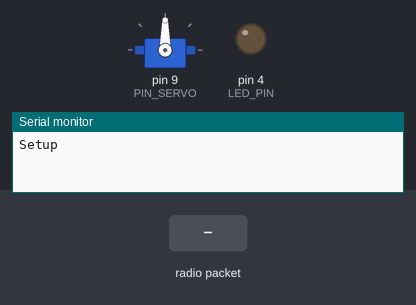
A sketch run on a simulated Arduino Uno, built with avr-gcc and run on an emulated ATmega328P. On the bench: servo, output pins drawn as LEDs (lit = HIGH), the last lines printed to the serial monitor. Inputs (shaded band) come from the test bench. No radio packets arrive unless stated.

Above: at 1.2 s.
1.3 s: radio packet "1" arrives
At 2.5 s:
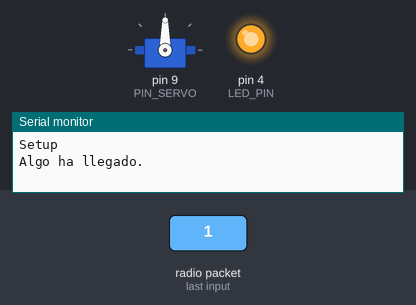
4.3 s: radio packet "1" arrives
At 5.6 s:
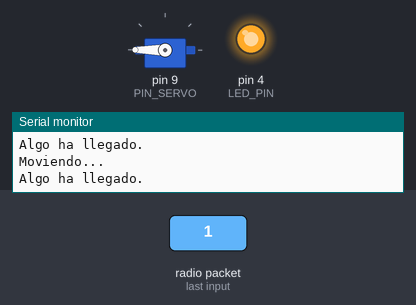
At 8.3 s:
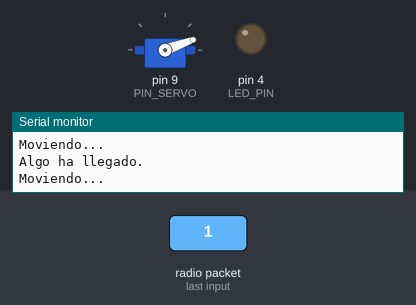
Timing chart, 0 to 10.8 s (numbered marks = the images above; inputs shaded):
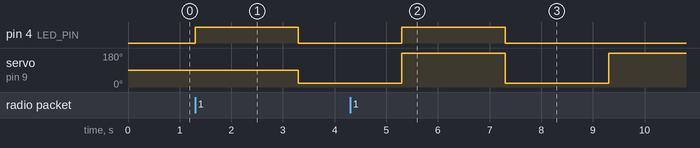

Measured:
- after the input at 1.3 s, pin 4 (LED_PIN): LOW → HIGH at once, → LOW 2.0 s later; servo on pin 9 (PIN_SERVO): 90° → 20° after 2.0 s
- after the input at 4.3 s, pin 4 (LED_PIN): LOW → HIGH after 1.0 s, → LOW 2.0 s later

The sketch:

Alimentador_CleoReceptor.ino
```cpp
#include <ServoTimer2.h>  // the servo library


#include <VirtualWire.h>


#define RF_RX     3
#define PIN_SERVO 9
#define LED_PIN   4
#define DELAYS    2000
ServoTimer2 servo;

void setup() {
  // put your setup code here, to run once:
  Serial.begin(9600);
  initPins();
  initRF();
  initServo();
  Serial.println("Setup");
}

void initPins(){
  pinMode(LED_PIN, OUTPUT);
}

void initServo(){
  servo.attach(PIN_SERVO);
}

void initRF(){
  //vw_set_ptt_inverted(true); // Required for DR3100
  vw_setup(2000);
  vw_set_rx_pin(RF_RX);
  vw_rx_start();
}

void loop() {
  uint8_t buf[VW_MAX_MESSAGE_LEN];
  uint8_t dataLength=VW_MAX_MESSAGE_LEN;


  if (vw_get_message(buf,&dataLength))
  {
    Serial.println("Algo ha llegado.");
    if(buf[0]=='1')
    {
      blinkLed(1);
      delay(DELAYS);
      blinkLed(0);
      moveServo();

    }
  }
  delay(1);
}
void blinkLed(int estado){
  //Encedemos el Led para saber que hay comunicacion
  digitalWrite(LED_PIN, (estado == 1 ? HIGH: LOW));
}

void moveServo()
{
  Serial.println("Moviendo...");

  servo.write(750);
  delay(1000);

  delay(1000);
  servo.write(3000);
}
```
